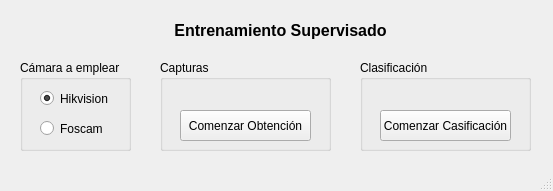
<?xml version="1.0" encoding="UTF-8"?>
<ui version="4.0">
 <class>Entrenamiento</class>
 <widget class="QMainWindow" name="Entrenamiento">
  <property name="geometry">
   <rect>
    <x>0</x>
    <y>0</y>
    <width>553</width>
    <height>191</height>
   </rect>
  </property>
  <property name="windowTitle">
   <string>Entrenamiento Supervisado</string>
  </property>
  <property name="windowIcon">
   <iconset>
    <normaloff>favicon.png</normaloff>favicon.png</iconset>
  </property>
  <widget class="QWidget" name="centralwidget">
   <widget class="QLabel" name="titulo">
    <property name="geometry">
     <rect>
      <x>0</x>
      <y>20</y>
      <width>561</width>
      <height>21</height>
     </rect>
    </property>
    <property name="font">
     <font>
      <pointsize>12</pointsize>
      <weight>75</weight>
      <bold>true</bold>
     </font>
    </property>
    <property name="text">
     <string>Entrenamiento Supervisado</string>
    </property>
    <property name="alignment">
     <set>Qt::AlignCenter</set>
    </property>
   </widget>
   <widget class="QGroupBox" name="groupBox">
    <property name="geometry">
     <rect>
      <x>160</x>
      <y>60</y>
      <width>171</width>
      <height>91</height>
     </rect>
    </property>
    <property name="title">
     <string>Capturas</string>
    </property>
    <widget class="QPushButton" name="boton_entrenamiento">
     <property name="geometry">
      <rect>
       <x>20</x>
       <y>50</y>
       <width>131</width>
       <height>31</height>
      </rect>
     </property>
     <property name="text">
      <string>Comenzar Obtención</string>
     </property>
    </widget>
    <widget class="QLabel" name="estado_capturas">
     <property name="geometry">
      <rect>
       <x>20</x>
       <y>20</y>
       <width>131</width>
       <height>20</height>
      </rect>
     </property>
     <property name="text">
      <string/>
     </property>
    </widget>
   </widget>
   <widget class="QGroupBox" name="groupBox_2">
    <property name="geometry">
     <rect>
      <x>360</x>
      <y>60</y>
      <width>171</width>
      <height>91</height>
     </rect>
    </property>
    <property name="title">
     <string>Clasificación</string>
    </property>
    <widget class="QLabel" name="estado_capturas_2">
     <property name="geometry">
      <rect>
       <x>30</x>
       <y>20</y>
       <width>111</width>
       <height>16</height>
      </rect>
     </property>
     <property name="text">
      <string/>
     </property>
    </widget>
    <widget class="QPushButton" name="boton_clasificacion">
     <property name="geometry">
      <rect>
       <x>20</x>
       <y>50</y>
       <width>131</width>
       <height>31</height>
      </rect>
     </property>
     <property name="text">
      <string>Comenzar Casificación</string>
     </property>
    </widget>
    <widget class="QLabel" name="estado_clasificacion">
     <property name="geometry">
      <rect>
       <x>20</x>
       <y>20</y>
       <width>131</width>
       <height>20</height>
      </rect>
     </property>
     <property name="text">
      <string/>
     </property>
    </widget>
   </widget>
   <widget class="QGroupBox" name="groupBox_3">
    <property name="geometry">
     <rect>
      <x>20</x>
      <y>60</y>
      <width>111</width>
      <height>91</height>
     </rect>
    </property>
    <property name="title">
     <string>Cámara a emplear</string>
    </property>
    <widget class="QRadioButton" name="radio_hikvision">
     <property name="geometry">
      <rect>
       <x>20</x>
       <y>30</y>
       <width>82</width>
       <height>17</height>
      </rect>
     </property>
     <property name="text">
      <string>Hikvision</string>
     </property>
     <property name="checked">
      <bool>true</bool>
     </property>
    </widget>
    <widget class="QRadioButton" name="radio_foscam">
     <property name="geometry">
      <rect>
       <x>20</x>
       <y>60</y>
       <width>82</width>
       <height>17</height>
      </rect>
     </property>
     <property name="text">
      <string>Foscam</string>
     </property>
    </widget>
   </widget>
  </widget>
  <widget class="QStatusBar" name="statusbar"/>
 </widget>
 <resources/>
 <connections/>
</ui>
